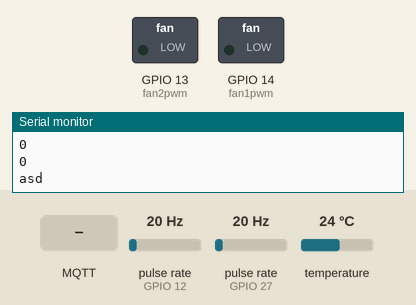
Recording of a program running on a simulated ESP32. Parts: switched loads named in the program (green lamp = pin HIGH), the last lines printed to the serial monitor. Wiring (inferred from the names in the program): 2 × pulse sensor: data GPIO 12 / data GPIO 27. The inputs (shaded band) are chosen by the test bench; at power-on: pulse rate (sensors on GPIO 12, GPIO 27) 20 Hz, temperature 24 °C. WiFi joins after 1.5 s; servers stay silent unless stated; no MQTT or app messages arrive unless stated.

Above: at 1.2 s.
1.3 s: MQTT message "0110" arrives on the first subscribed topic
At 2.4 s:
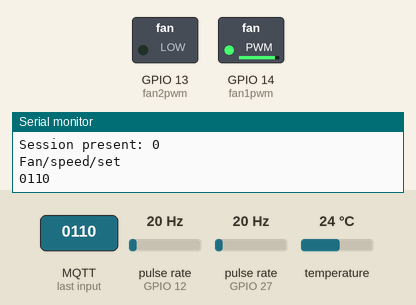
3.0 s: MQTT message "0130" arrives on the first subscribed topic
At 4.0 s:
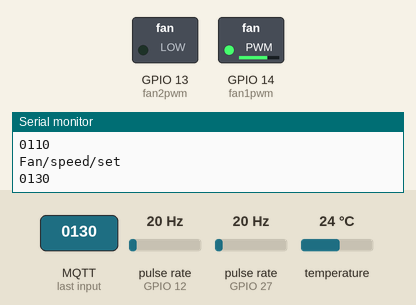
4.5 s: MQTT message "0150" arrives on the first subscribed topic
At 5.2 s:
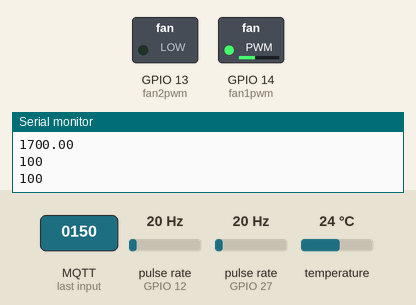
Timing chart, 0 to 7.5 s (numbered marks = the images above; inputs shaded):
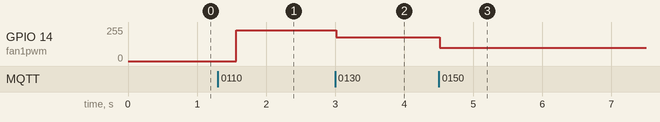

The program:

main.cpp
```cpp
/*============================================================================*/
/*                                 CAPGEMINI                                  */
/*============================================================================*/
/*                        OBJECT SPECIFICATION                                */
/*============================================================================*/
/*!
 * $Source: fanControl.h $
 * $Revision: 1 $
 * $Author: Bako Jozsef $
 * $Date: 2023.09.25 $
 */
/*============================================================================*/
/* DESCRIPTION :                                                              */
/** This is the main file of the project where
*/
/* Includes */
/*============================================================================*/
#include "mqtt/mqtt.h"
#include "temperature/ds18b20.h"
#include "fanControl/fanControl.h"
#include <TaskScheduler.h>
/* Constants and types  */
/*============================================================================*/
#define PERIOD1 5000
#define DURATION 100000
#define PERIOD2 10000

/* Variables */
/*============================================================================*/
AsyncMqttClient mqttClient;
TimerHandle_t mqttReconnectTimer;
TimerHandle_t wifiReconnectTimer;

Scheduler ts;

bool system_online = false;
/* Exported functions */
/*============================================================================*/

void task1();
Task Task1( PERIOD1 * TASK_MILLISECOND, DURATION / PERIOD1, &task1, &ts, true );

void task2();
Task Task2( PERIOD2 * TASK_MILLISECOND, DURATION / PERIOD2, &task2, &ts, true );


// Function to connect to Wi-Fi using predefined credentials.
void connectToWifi() {
  Serial.println("Connecting to Wi-Fi...");
  WiFi.begin(WIFI_SSID, WIFI_PASSWORD);
}
// Function to connect to MQTT broker with specific credentials.
void connectToMqtt() {
  Serial.println("Connecting to MQTT...");
  mqttClient.setCredentials("mqtt-user","1234");
  mqttClient.connect();
}
// Callback function for Wi-Fi events, such as connection and disconnection.
void WiFiEvent(WiFiEvent_t event) {
  //Serial.printf("[WiFi-event] event: %d\n", event);
  switch(event) {
    case SYSTEM_EVENT_STA_GOT_IP:
      Serial.println("WiFi connected");
      Serial.println("IP address: ");
      //Serial.println(WiFi.localIP());
      connectToMqtt();
      break;
    case SYSTEM_EVENT_STA_DISCONNECTED:
      Serial.println("WiFi lost connection");
      xTimerStop(mqttReconnectTimer, 0); // ensure we don't reconnect to MQTT while reconnecting to Wi-Fi
      xTimerStart(wifiReconnectTimer, 0);
      break;
  }
}
// Callback function when MQTT client successfully connects to the broker.
void onMqttConnect(bool sessionPresent) {
  Serial.println("Connected to MQTT.");
  Serial.print("Session present: ");
  Serial.println(sessionPresent);
}
// Callback function when MQTT client disconnects from the broker.
void onMqttDisconnect(AsyncMqttClientDisconnectReason reason) {
  Serial.println("Disconnected from MQTT.");
  if (WiFi.isConnected()) {
    xTimerStart(mqttReconnectTimer, 0);
  }
}
// Callback function when MQTT client receives a message.
// The message is being checked if it contains a fan control functionality
void onMqttMessage(char* topic, char* payload, AsyncMqttClientMessageProperties properties, size_t len, size_t index, size_t total) {
  Serial.println(topic);
  Serial.println(payload);
  // Here the topic is checked if it matches the fan controlling topic
  if(strcmp(topic , MQTT_PUB_SPEED) == 0){
    // Here the message is checked if the first 3 or 4 characters are as follows
    // ther first two indicate the desired fan, the second 2 or 3 are the speed percentage
    if(strncmp(payload,"0110",4)==0){
      changeFanSpeed(230,fan1);
    }
    if(strncmp(payload,"0120",4)==0){
      changeFanSpeed(200,fan1);
    }
    if(strncmp(payload,"0130",4)==0){
      changeFanSpeed(180,fan1);
    }
    if(strncmp(payload,"0140",4)==0){
      changeFanSpeed(130,fan1);
    }
    if(strncmp(payload,"0150",4)==0){
      changeFanSpeed(100,fan1);
    }
    if(strncmp(payload,"0160",4)==0){
      changeFanSpeed(80,fan1);
    }
    if(strncmp(payload,"0170",4)==0){
      changeFanSpeed(50,fan1);
    }
    if(strncmp(payload,"0180",4)==0){
      changeFanSpeed(30,fan1);
    }
    if(strncmp(payload,"0190",4)==0){
      changeFanSpeed(10,fan1);
    }
    if(strncmp(payload,"01100",5)==0){
      changeFanSpeed(0,fan1);
    }
    if(strncmp(payload,"010",3)==0){
      changeFanSpeed(255,fan1);
    }
    if(strncmp(payload,"1010",4)==0){
      changeFanSpeed(230,fan2);
    }
    if(strncmp(payload,"1020",4)==0){
      changeFanSpeed(200,fan2);
    }
    if(strncmp(payload,"1030",4)==0){
      changeFanSpeed(180,fan2);
    }
    if(strncmp(payload,"1040",4)==0){
      changeFanSpeed(130,fan2);
    }
    if(strncmp(payload,"1050",4)==0){
      changeFanSpeed(100,fan2);
    }
    if(strncmp(payload,"1060",4)==0){
      changeFanSpeed(80,fan2);
    }
    if(strncmp(payload,"1070",4)==0){
      changeFanSpeed(50,fan2);
    }
    if(strncmp(payload,"1080",4)==0){
      changeFanSpeed(30,fan2);
    }
    if(strncmp(payload,"1090",4)==0){
      changeFanSpeed(10,fan2);
    }
    if(strncmp(payload,"10100",4)==0){
      changeFanSpeed(0,fan2);
    }
    if(strncmp(payload,"100",3)==0){
      changeFanSpeed(255,fan2);
    }
  }
  else
    if(strcmp(topic , MQTT_SYSTEM)){
      if(strncmp(payload,"online",6)==0){
        system_online = true;
      }
      if(strncmp(payload,"offlin",6)==0){
        system_online = false;
      }
    }
}
// Callback function when MQTT client unsubscribes from a topic.
void onMqttUnsubscribe(uint16_t packetId) {
  Serial.println("Unsubscribe acknowledged.");
  Serial.print("  packetId: ");
  Serial.println(packetId);
}

// Callback function when MQTT client publishes a message.
void onMqttPublish(uint16_t packetId) {
  Serial.println("Publish acknowledged.");
  Serial.print("  packetId: ");
  Serial.println(packetId);
}

void setup() {
  // Start the DS18B20 sensor
  sensors.begin();

  Serial.begin(9600);
  Serial.println();
  Serial.println();

  mqttReconnectTimer = xTimerCreate("mqttTimer", pdMS_TO_TICKS(2000), pdFALSE, (void*)0, reinterpret_cast<TimerCallbackFunction_t>(connectToMqtt));
  wifiReconnectTimer = xTimerCreate("wifiTimer", pdMS_TO_TICKS(2000), pdFALSE, (void*)0, reinterpret_cast<TimerCallbackFunction_t>(connectToWifi));

  WiFi.onEvent(WiFiEvent);

  mqttClient.onConnect(onMqttConnect);
  mqttClient.onDisconnect(onMqttDisconnect);
  mqttClient.onMessage(onMqttMessage);
  //mqttClient.onUnsubscribe(onMqttUnsubscribe);
  mqttClient.onPublish(onMqttPublish);
  mqttClient.setServer(MQTT_HOST, MQTT_PORT);

  // If your broker requires authentication (username and password), set them below
  //mqttClient.setCredentials("REPlACE_WITH_YOUR_USER", "REPLACE_WITH_YOUR_PASSWORD");
  connectToWifi();
  //mqttClient.subscribe(MQTT_PUB_SPEED,1);
  //Init the Fans
  initPWMfans();
  //ts.init();
  ts.addTask(Task1);
  ts.addTask(Task2);
  ts.enableAll();
}

void loop() {
  //mqttClient.subscribe(MQTT_PUB_ON,1);
  mqttClient.subscribe(MQTT_PUB_SPEED,1);
  ts.execute();
  }
void task1(){
  updateRPM();
  //Serial.println("asd1");
}
void task2(){
 // Serial.println("asd2");

    Serial.println("asd");
    sensors.requestTemperatures();
    // Temperature in Celsius degrees
    temp = sensors.getTempCByIndex(0);
    uint16_t packetIdPub1 = mqttClient.publish(MQTT_PUB_TEMP, 1, false, String(temp).c_str());
    /*Serial.printf("Publishing on topic %s at QoS 1, packetId: ", MQTT_PUB_TEMP);
    Serial.println(packetIdPub1);
    Serial.printf("Message: %.2f /n", sensors.getTempCByIndex(0));*/
    // Publish an MQTT message on topic fan/speed/out and fan/speed/in
    packetIdPub1 = mqttClient.publish(MQTT_PUB_FAN_OUT, 1, false, String(getRotation1()).c_str());
    packetIdPub1 = mqttClient.publish(MQTT_PUB_FAN_IN, 1, false, String(getRotation2()).c_str());
    //Publish an MQTT message so that the HA knows that the fans are online
    packetIdPub1 = mqttClient.publish(MQTT_PUB_ON, 1, false, String("ON").c_str());
}
```

ds18b20.h
```cpp
#include <OneWire.h>
#include <DallasTemperature.h>

// GPIO where the DS18B20 is connected to
const uint8_t oneWireBus = 23;
// Setup a oneWire instance to communicate with any OneWire devices
OneWire oneWire(oneWireBus);
// Pass our oneWire reference to Dallas Temperature sensor
DallasTemperature sensors(&oneWire);
// Temperature value
float temp;
```

fanControl.cpp
```cpp
/*============================================================================*/
/*                               CAPGEMINI                                    */
/*============================================================================*/
/*                        OBJECT SPECIFICATION                                */
/*============================================================================*/
/*!
 * $Source: fanControl.c $
 * $Revision: 1 $
 * $Author: Bako Jozsef $
 * $Date: 2023.09.25 $
 */
/*============================================================================*/
/* DESCRIPTION :                                                              */
/**
 *  Here are implemented the fan control functions and the fan RPM measuring functions
*/
/* Includes */
/*============================================================================*/
#include "fanControl.h"

/* Private functions */
/*============================================================================*/
//Count how many rotations does a fan during a period of time
void rotation1(){
    rotationCounter1++;
}
//Count how many rotations does a fan during a period of time
void rotation2(){
    rotationCounter2 = rotationCounter2 + 1;
}
/* Exported functions */
/*============================================================================*/
//Initialize the fans
void initPWMfans(){
    pinMode(fan1pwm,OUTPUT);
    pinMode(fan2pwm,OUTPUT);
    pinMode(fan1rpm,INPUT);
    pinMode(fan2rpm,INPUT);
    ledcSetup(1, 5000, PWM_RES);
    ledcSetup(2, 5000, PWM_RES);
    ledcAttachPin(fan1pwm, 1);
    ledcAttachPin(fan2pwm, 2);
    ledcWrite(1, pwmV1);
    ledcWrite(2, pwmV2);
    attachInterrupt(digitalPinToInterrupt(fan1rpm), rotation1 ,RISING);
    attachInterrupt(digitalPinToInterrupt(fan2rpm), rotation2 ,RISING);
}

//Update the speed of fans
void changeFanSpeed(uint8_t newPwmValue, bool fanNumber){
    if(fanNumber == 1){
        ledcWrite(1, newPwmValue);
        pwmV1 = newPwmValue;
    }
    if(fanNumber == 0){
        ledcWrite(2, newPwmValue);
        pwmV2 = newPwmValue;
    }
}
//Updates the revelations per minute variables
void updateRPM(){
    // detach interrupt while calculating rpm
    detachInterrupt(digitalPinToInterrupt(fan1rpm));
    detachInterrupt(digitalPinToInterrupt(fan2rpm));
    // calculate rpm
    rpm1 = 1700 * (255 - pwmV1) / 255;
    rpm2 = 1700 * (255 - pwmV2) / 255;
    //Tresholding in case an unexpected value appears
    if(rpm1 < MINRPM){
        rpm1 = MINRPM;
    }
    if(rpm1 > MAXRPM){
        rpm1 = MAXRPM;
    }
    if(rpm2 < MINRPM){
        rpm2 = MINRPM;
    }
    if(rpm2 > MAXRPM){
        rpm2 = MAXRPM;
    }
    //Printing the values for debugging purposes
    Serial.println(rpm1);
    Serial.println(rpm2);
    Serial.println(rotationCounter2);
    Serial.println(rotationCounter1);
    // reset counters
    rotationCounter1 = 0;
    rotationCounter2 = 0;
    // store milliseconds when tacho was measured the last time
    millisecondsLastFanMeasurement = millis();
    // attach interrupt again
    attachInterrupt(digitalPinToInterrupt(fan1rpm), rotation1, FALLING);
    attachInterrupt(digitalPinToInterrupt(fan2rpm), rotation2, FALLING);

}
//return the revelation per minute variables for the outside fan
float getRotation1(){
    return rpm1;
}
//return the revelation per minute variables for the inside fan
float getRotation2(){
    return rpm2;
}
//return the pwm variables for the outside fan
uint8_t getPwm1(){
    return pwmV1;
}
//return the pwm variables for the inside fan
uint8_t getPwm2(){
    return pwmV2;
}
```

fanControl.h
```cpp
/*============================================================================*/
/*                               CAPGEMINI                                    */
/*============================================================================*/
/*                        OBJECT SPECIFICATION                                */
/*============================================================================*/
/*!
 * $Source: fanControl.h $
 * $Revision: 1 $
 * $Author: Bako Jozsef $
 * $Date: 2023.09.25 $
 */
/*============================================================================*/
/* DESCRIPTION :                                                              */
/** This file contains the variables and constants needed for fan control
*/
/*============================================================================*/
#ifndef FANCONTROL_H
#define FANCONTROL_H
/* Includes */
/*============================================================================*/
#include <Arduino.h>
/* Constants and types */
/*============================================================================*/
#define fan1pwm 14
#define fan1rpm 27
#define fan2pwm 13
#define fan2rpm 12
// update cycle in milliseconds
#define updateCycle 60000
#define PWM_RES 8
//Maximum revelations per minute value for the fans given by the manufacturer
#define MAXRPM 1700
//Minimum revelations per minute value for the fans given by the manufacturer
#define MINRPM 200
/* Exported Variables */
/*============================================================================*/
//fan speed in rotation per minute
static float rpm1 = 0.0;
static float rpm2 = 0.0;
//Coutns how many rotations did the fan motor made in a period of time
static uint16_t rotationCounter1 = 0;
//Coutns how many rotations did the fan motor made in a period of time
static int rotationCounter2 = 0;
// setting PWM properties
static volatile uint8_t pwmV1 = 0;
static volatile uint8_t pwmV2 = 0;
//Stores the previous time when  measuring happend
static unsigned long millisecondsLastFanMeasurement = 0;
/* Exported functions prototypes */
/*============================================================================*/
void initPWMfans();
void changeFanSpeed(uint8_t newPwmValue, bool fanNumber);
void updateRPM();
static void rotation1();
static void rotation2();
float getRotation1();
float getRotation2();
uint8_t getPwm1();
uint8_t getPwm2();

#endif
```

mqtt.cpp
```cpp
#include "mqtt.h"
```

mqtt.h
```cpp
#include <WiFi.h>
extern "C" {
  #include "freertos/FreeRTOS.h"
  #include "freertos/timers.h"
}
#include <AsyncMqttClient.h>
#include "fanControl/fanControl.h"
#define WIFI_SSID "CoPlace"
#define WIFI_PASSWORD "coplace1"

// Raspberry Pi Mosquitto MQTT Broker
#define MQTT_HOST IPAddress(192, 168, 1, 42)
// For a cloud MQTT broker, type the domain name
//#define MQTT_HOST "example.com"
#define MQTT_PORT 1883

// Temperature MQTT Topic
#define MQTT_PUB_TEMP "esp32/ds18b20/temperature"
// Fan MQTT Topic
#define MQTT_PUB_FAN_OUT "Fan/speed/out"
#define MQTT_PUB_FAN_IN "Fan/speed/in"
#define MQTT_PUB_SPEED "Fan/speed/set"
#define MQTT_PUB_ON "Fan/state"
#define MQTT_SYSTEM "homeassistant/status"
//bool variable for the outside fan
#define fan1 1
//bool variable for the inside fan
#define fan2 0
```

Measured:
- after the input at 1.3 s, GPIO 14 (fan1pwm): 0/255 → 229/255 after 0.27 s
- after the input at 3.0 s, GPIO 14 (fan1pwm): 229/255 → 179/255 at once
- after the input at 4.5 s, GPIO 14 (fan1pwm): 179/255 → 100/255 at once
